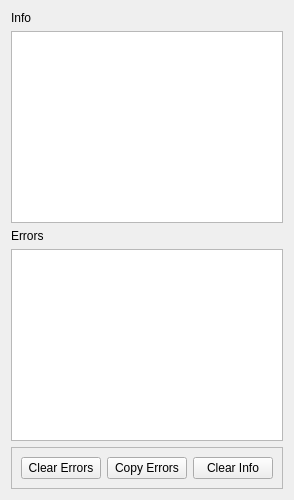
      <widget class="QWidget" name="tab_7">
       <attribute name="title">
        <string>Info</string>
       </attribute>
       <layout class="QVBoxLayout" name="verticalLayout_4">
        <item>
         <widget class="QLabel" name="label_14">
          <property name="text">
           <string>Info</string>
          </property>
         </widget>
        </item>
        <item>
         <widget class="QPlainTextEdit" name="info_pte"/>
        </item>
        <item>
         <widget class="QLabel" name="label_15">
          <property name="text">
           <string>Errors</string>
          </property>
         </widget>
        </item>
        <item>
         <widget class="QPlainTextEdit" name="errors_pte"/>
        </item>
        <item>
         <widget class="QFrame" name="frame_2">
          <property name="minimumSize">
           <size>
            <width>0</width>
            <height>25</height>
           </size>
          </property>
          <property name="frameShape">
           <enum>QFrame::StyledPanel</enum>
          </property>
          <property name="frameShadow">
           <enum>QFrame::Raised</enum>
          </property>
          <layout class="QHBoxLayout" name="horizontalLayout_3">
           <item>
            <widget class="QPushButton" name="clear_errors_pb">
             <property name="text">
              <string>Clear Errors</string>
             </property>
            </widget>
           </item>
           <item>
            <widget class="QPushButton" name="copy_errors_pb">
             <property name="text">
              <string>Copy Errors</string>
             </property>
            </widget>
           </item>
           <item>
            <widget class="QPushButton" name="clear_info_pb">
             <property name="text">
              <string>Clear Info</string>
             </property>
            </widget>
           </item>
          </layout>
         </widget>
        </item>
       </layout>
      </widget>
